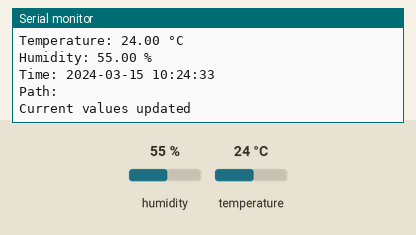
Simulated run of this sketch. Board: ESP32. On the bench: the last lines printed to the serial monitor. Inputs (shaded band) come from the test bench; at power-on: humidity 55 %, temperature 24 °C. WiFi joins after 1.5 s; servers stay silent unless stated; the local clock reads 2024-03-15 10:24:30 at power-on unless the sketch sets it.

Above: at 4.7 s.
4.8 s: humidity set to 22 %
At 8.95 s:
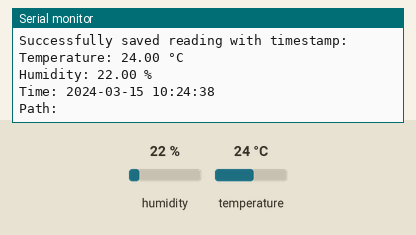
10.4 s: temperature set to 12 °C
At 14.8 s:
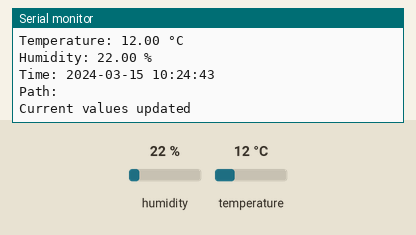
16.0 s: humidity set to 40 %
At 19.9 s:
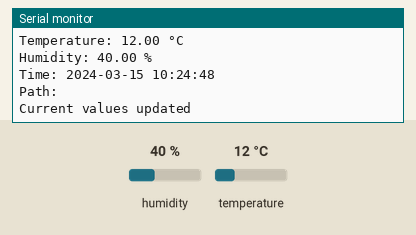
Timing chart, 0 to 21.4 s (numbered marks = the images above; inputs shaded):
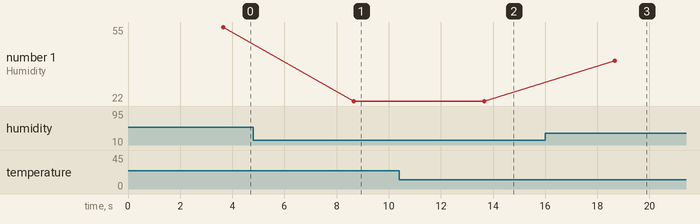

Measured:
- after the input at 4.8 s, the serial monitor: prints a new line after 3.9 s (image 1)
- after the input at 10.4 s, the serial monitor: prints a new line after 3.3 s (image 2)
- after the input at 16.0 s, the serial monitor: prints a new line after 2.7 s (image 3)
- plotted number 1: 55 → 22 after the input at 4.8 s, 22 → 40 after the input at 16.0 s

The sketch:

Firebase.ino
```cpp
//Include library yang digunakan
#include <WiFi.h>
#include <Firebase_ESP_Client.h>
#include <addons/TokenHelper.h>
#include <addons/RTDBHelper.h>
#include <time.h>
#include "DHT.h"

#define DHTPIN 13
#define DHTTYPE DHT22  // Using DHT22
DHT dht(DHTPIN, DHTTYPE);

//Autentikasi wifi dan firebase
#define WIFI_SSID "."
#define WIFI_PASSWORD "123456789s"
#define API_KEY "AIzaSyAhPs5IIFZWDV_NuLGNiz1aGyivROkJqFg"
#define DATABASE_URL "https://room-temperature-m-onitoring-default-rtdb.asia-southeast1.firebasedatabase.app/"

// NTP Server untuk mendapatkan waktu
#define NTP_SERVER "pool.ntp.org"
#define GMT_OFFSET_SEC 25200  // GMT+7 Jakarta (7 * 60 * 60)
#define DAYLIGHT_OFFSET_SEC 0

//inisiasi objek dari firebase library
FirebaseData fbdo;
FirebaseAuth auth;
FirebaseConfig config;
FirebaseJson json;

unsigned long sendDataPrevMillis = 0;
bool signupOK = false;
float humidityData = 0;
float temperatureData = 0;

void setup() {
  Serial.begin(115200);

  dht.begin();

  WiFi.begin(WIFI_SSID, WIFI_PASSWORD);
  Serial.print("Connecting to WiFi");
  while(WiFi.status() != WL_CONNECTED){
      Serial.print("."); delay(300);
  }
  Serial.println();
  Serial.print("Connected with IP: ");
  Serial.println(WiFi.localIP());
  Serial.println();

  // Inisialisasi NTP
  configTime(GMT_OFFSET_SEC, DAYLIGHT_OFFSET_SEC, NTP_SERVER);
  Serial.println("Syncing time with NTP server...");
  delay(2000);

  // Check time sync
  struct tm timeinfo;
  if(!getLocalTime(&timeinfo)){
    Serial.println("Failed to obtain time");
  } else {
    Serial.println("Time synchronized");
    char timeStringBuff[50];
    strftime(timeStringBuff, sizeof(timeStringBuff), "%A, %B %d %Y %H:%M:%S", &timeinfo);
    Serial.println(timeStringBuff);
  }

  config.api_key = API_KEY;
  config.database_url = DATABASE_URL;
  if(Firebase.signUp(&config, &auth, "", "")){
    Serial.println("signUp OK");
    signupOK = true;
  }else {
    Serial.printf("%s\n", config.signer.signupError.message.c_str());
  }
  config.token_status_callback = tokenStatusCallback;
  Firebase.begin(&config, &auth);
  Firebase.reconnectWiFi(true);
}

void loop() {
  if (Firebase.ready() && signupOK && (millis() - sendDataPrevMillis > 5000 || sendDataPrevMillis == 0)){
    sendDataPrevMillis = millis();

    // Read data from DHT22 sensor
    humidityData = dht.readHumidity();
    temperatureData = dht.readTemperature();

    // Check if reading failed
    if (isnan(humidityData) || isnan(temperatureData)) {
      Serial.println("Failed to read from DHT22 sensor!");
      return;
    }

    // Get current timestamp
    struct tm timeinfo;
    char timestamp[30];

    if(!getLocalTime(&timeinfo)){
      Serial.println("Failed to obtain time");
      strcpy(timestamp, "Time not available");
    } else {
      strftime(timestamp, sizeof(timestamp), "%Y-%m-%d %H:%M:%S", &timeinfo);
    }

    // Create JSON object with sensor data and timestamp
    json.clear();
    json.set("humidity", humidityData);
    json.set("temperature", temperatureData);
    json.set("timestamp", timestamp);

    // Generate a unique key based on timestamp (for push-style storage)
    char dataPath[100];
    sprintf(dataPath, "/sensor_readings/%d", (int)time(NULL));

    // Send JSON object to Firebase
    if(Firebase.RTDB.setJSON(&fbdo, dataPath, &json)){
      Serial.println("Successfully saved reading with timestamp:");
      Serial.print("Temperature: "); Serial.print(temperatureData); Serial.println(" °C");
      Serial.print("Humidity: "); Serial.print(humidityData); Serial.println(" %");
      Serial.print("Time: "); Serial.println(timestamp);
      Serial.print("Path: "); Serial.println(fbdo.dataPath());
    } else {
      Serial.println("FAILED: " + fbdo.errorReason());
    }

    // Also update the current values separately for easy access
    if(Firebase.RTDB.setFloat(&fbdo, "/current_values/dht22_humidity", humidityData) &&
       Firebase.RTDB.setFloat(&fbdo, "/current_values/dht22_temperature", temperatureData) &&
       Firebase.RTDB.setString(&fbdo, "/current_values/last_update", timestamp)){
      Serial.println("Current values updated");
    } else {
      Serial.println("Failed to update current values: " + fbdo.errorReason());
    }
  }
}
```
